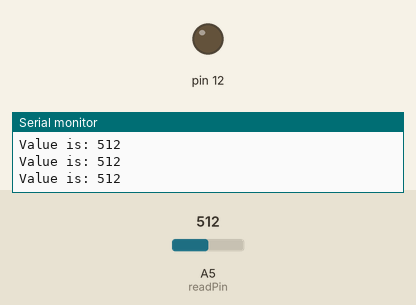
Simulated run of this sketch. Board: Arduino Uno, built with avr-gcc and run on an emulated ATmega328P. Shown: output pins drawn as LEDs (lit = HIGH), the last lines printed to the serial monitor. The inputs (shaded band) are chosen by the test bench; at power-on: A5 (readPin) = 512.

Above: at 1.2 s.
1.3 s: A5 (readPin) set to 208
2.8 s: A5 (readPin) set to 190
At 3.8 s:
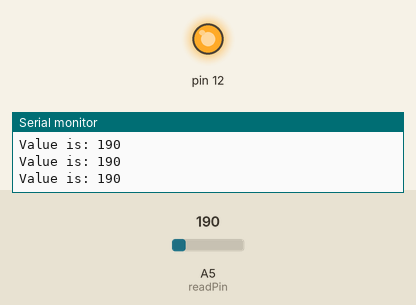
4.3 s: A5 (readPin) set to 210
At 4.8 s:
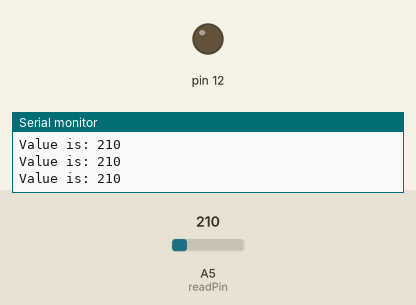
5.8 s: A5 (readPin) set to 122
At 7.1 s:
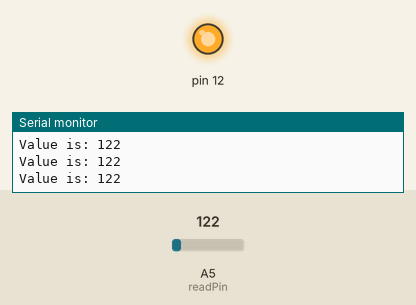
Timing chart, 0 to 8.8 s (numbered marks = the images above; inputs shaded):
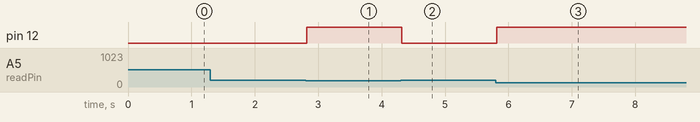

The sketch:

LED_Lit_By_Dial_Value.ino
```cpp
int readPin = A5;

void setup()
{
  Serial.begin(9600);
  pinMode(12, OUTPUT);
  pinMode(A5, INPUT);
}

void loop()
{
//check value of potentiometer (dial). Potentiometer is outputting to Pin A5, aka readpin
  int value = analogRead(readPin);
  Serial.print("Value is: ");
  Serial.println(value);
//light up pin12 LED
  if (value < 200) {
    digitalWrite(12, HIGH);
    digitalWrite(13, LOW);
    digitalWrite(8, LOW);
//light up pin13 LED
  } else if (value >= 200 && value < 600) {
    digitalWrite(13, HIGH);
    digitalWrite(12, LOW);
    digitalWrite(8, LOW);
  }
  else {
//light up pin8 LED
    digitalWrite(8, HIGH);
    digitalWrite(12, LOW);
    digitalWrite(13, LOW);
  }
  delay(10); //delay for stability
}
```

Measured:
- the behaviour switches between 200 and 199 on A5 (readPin) (found by bisection; images 0 and 1)
- after the input at 2.8 s, pin 12: LOW → HIGH at once
- after the input at 4.3 s, pin 12: HIGH → LOW at once
- after the input at 5.8 s, pin 12: LOW → HIGH at once
